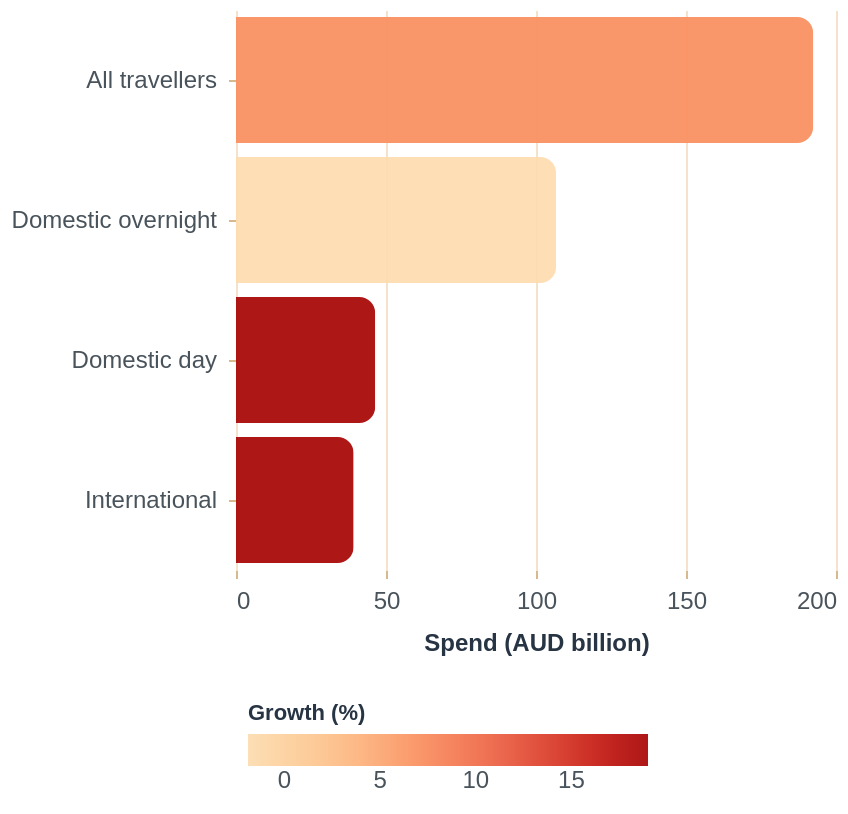

Specify this chart in Vega-Lite:
### Vega-Lite specification from a JSON file in a GitHub repository (floating-point values rounded to 4 significant figures)
{"$schema": "https://vega.github.io/schema/vega-lite/v5.json", "description": "Simple bar chart showing tourism spending by traveller type.", "width": "container", "height": 280, "data": {"values": [{"traveller_type": "All travellers", "spend_aud_billion": 192.4, "spending_growth_percent": 7.0}, {"traveller_type": "Domestic overnight", "spend_aud_billion": 106.7, "spending_growth_percent": -1.9}, {"traveller_type": "Domestic day", "spend_aud_billion": 46.4, "spending_growth_percent": 19.0}, {"traveller_type": "International", "spend_aud_billion": 39.2, "spending_growth_percent": 19.0}]}, "mark": {"type": "bar", "cornerRadiusEnd": 8, "opacity": 0.92}, "encoding": {"y": {"field": "traveller_type", "type": "nominal", "title": null, "sort": "-x", "axis": {}}, "x": {"field": "spend_aud_billion", "type": "quantitative", "title": "Spend (AUD billion)", "axis": {"tickCount": 5}}, "color": {"field": "spending_growth_percent", "type": "quantitative", "title": "Growth (%)", "scale": {"scheme": "orangered"}}, "tooltip": [{"field": "traveller_type", "type": "nominal", "title": "Traveller type"}, {"field": "spend_aud_billion", "type": "quantitative", "title": "Spend (AUD billion)", "format": ".1f"}, {"field": "spending_growth_percent", "type": "quantitative", "title": "Spending growth (%)", "format": ".1f"}]}, "config": {"background": "transparent", "view": {"stroke": "transparent"}, "axis": {"labelFont": "Arial", "labelFontSize": 12, "labelColor": "#49535b", "labelPadding": 6, "titleFont": "Arial", "titleFontSize": 12, "titleColor": "#273444", "titlePadding": 10, "grid": true, "gridColor": "#efd6b7", "gridOpacity": 0.7, "gridWidth": 1, "domain": false, "tickColor": "#d8b98d", "tickSize": 4}, "axisX": {"labelAngle": 0}, "axisY": {"grid": false}, "legend": {"orient": "bottom", "direction": "horizontal", "titleFont": "Arial", "titleFontSize": 11, "titleColor": "#273444", "labelFont": "Arial", "labelFontSize": 12, "labelColor": "#49535b", "symbolSize": 120, "symbolStrokeWidth": 1.2, "padding": 6}, "title": {"font": "Georgia", "fontSize": 18, "fontWeight": "bold", "color": "#14213d", "subtitleFont": "Arial", "subtitleFontSize": 12, "subtitleColor": "#5d6470", "anchor": "start"}, "range": {"category": ["#0077b6", "#f77f00", "#00a896", "#e85d75", "#9b5de5", "#fcbf49", "#2ec4b6", "#ff595e", "#1982c4", "#8ac926"]}}, "usermeta": {"style_note": "Restyled to match a warmer travel-guide page: soft paper background, muted axes, lighter gridlines, rounded marks, and consistent ocean/rust/sage palette.", "interactivity": "Use the slider to hide lower-growth traveller types. Hover bars for spend and growth."}, "background": "transparent", "params": [{"name": "minSpendGrowth", "value": -5, "bind": {"input": "range", "min": -5, "max": 20, "step": 1, "name": "Only show growth above (%) "}}], "transform": [{"filter": "datum.spending_growth_percent >= minSpendGrowth"}]}
